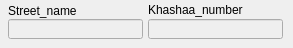
      <widget class="QWidget" name="tab_19">
       <attribute name="title">
        <string>find_address</string>
       </attribute>
       <widget class="QLabel" name="label_55">
        <property name="geometry">
         <rect>
          <x>148</x>
          <y>2</y>
          <width>136</width>
          <height>16</height>
         </rect>
        </property>
        <property name="text">
         <string>Khashaa_number</string>
        </property>
       </widget>
       <widget class="QLabel" name="label_56">
        <property name="geometry">
         <rect>
          <x>8</x>
          <y>3</y>
          <width>121</width>
          <height>16</height>
         </rect>
        </property>
        <property name="text">
         <string>Street_name</string>
        </property>
       </widget>
       <widget class="QLineEdit" name="find_street_name_edit">
        <property name="enabled">
         <bool>false</bool>
        </property>
        <property name="geometry">
         <rect>
          <x>8</x>
          <y>19</y>
          <width>135</width>
          <height>20</height>
         </rect>
        </property>
       </widget>
       <widget class="QLineEdit" name="find_khashaa_number_edit">
        <property name="enabled">
         <bool>false</bool>
        </property>
        <property name="geometry">
         <rect>
          <x>148</x>
          <y>19</y>
          <width>135</width>
          <height>20</height>
         </rect>
        </property>
       </widget>
      </widget>
